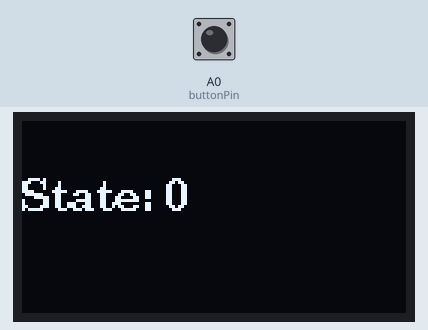
Bench run of a sketch on a simulated Arduino Uno, built with avr-gcc and run on an emulated ATmega328P. Shown: 128×64 one-colour display. The inputs (shaded band) are chosen by the test bench; at power-on: A0 (buttonPin) LOW. What the sketch prints to the serial monitor is not drawn.

Above: at 1.2 s.
1.3 s: A0 (buttonPin) pulled HIGH for 0.15 s
At 2.5 s:
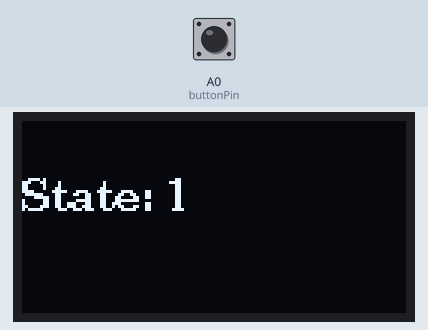
2.9 s: A0 (buttonPin) pulled HIGH for 1 s
At 3.4 s:
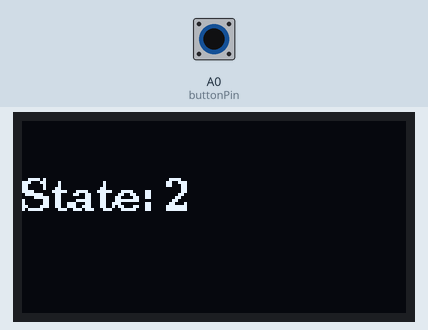
5.4 s: A0 (buttonPin) pulsed HIGH 5 times (0.12 s each, 0.3 s apart)
At 7.1 s:
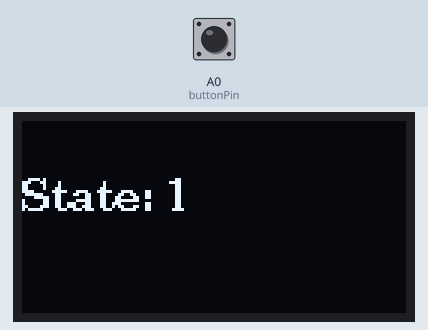
9.9 s: A0 (buttonPin) pulsed HIGH 5 times (0.12 s each, 0.3 s apart)
At 11.8 s:
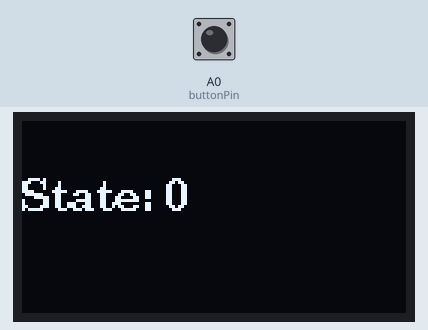
Timing chart, 0 to 13.3 s (numbered marks = the images above; inputs shaded):
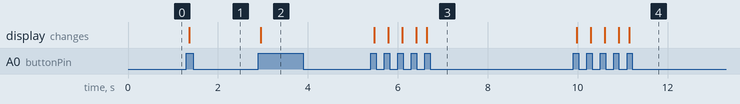

Measured:
- after the input at 1.3 s, the display: changes after 0.06 s (image 1)
- after the input at 2.9 s, the display: changes after 0.05 s (image 2)
- after the input at 5.4 s, the display: first changes after 0.07 s (image 3 shows a later state)
- after the input at 9.9 s, the display: first changes after 0.08 s (image 4 shows a later state)

The sketch:

Toggle_With_OLED.ino
```cpp
#include <U8g2lib.h>
#include <Wire.h>

U8G2_SSD1306_128X64_NONAME_F_HW_I2C u8g2(U8G2_R0, U8X8_PIN_NONE);

const uint8_t buttonPin = A0;
bool buttonPressed = false;
uint8_t state = 0;

void setup() {
    Serial.begin(9600);
    u8g2.begin();

    pinMode(buttonPin, INPUT);
}

void loop() {
    u8g2.setFont(u8g2_font_ncenB10_tr);
    u8g2.clearBuffer();

    if (digitalRead(buttonPin) && !buttonPressed) {
        state++;
        if (state > 2) {
            state = 0;
        }
        buttonPressed = true;
    } else if (!digitalRead(buttonPin)) {
        buttonPressed = false;
    }

    Serial.print("State: ");
    Serial.println(state);

    u8g2.setCursor(0, 30);
    u8g2.print("State: " + String(state));

    u8g2.sendBuffer();
}
```
